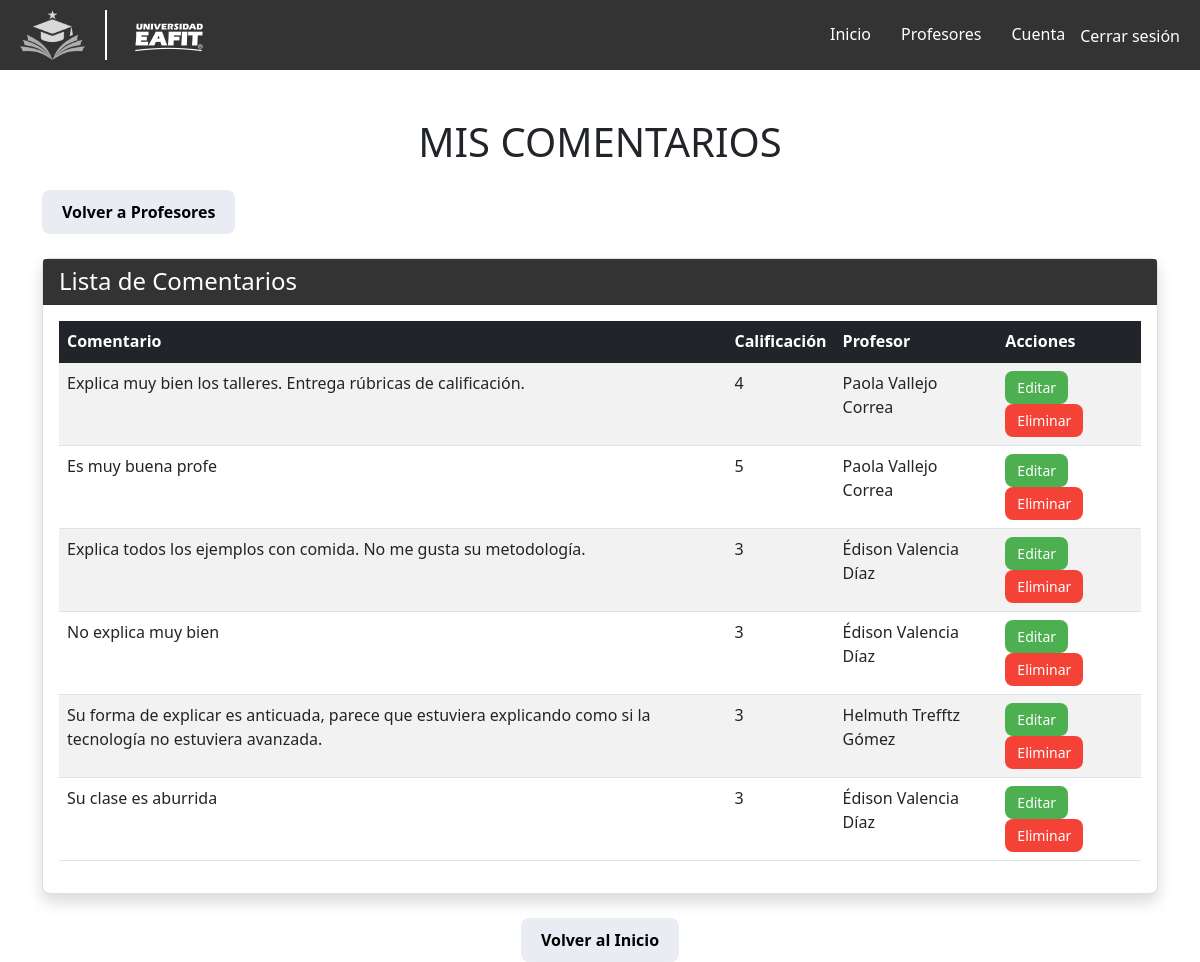
/mis_comentarios/3/ (signed in), run on an earlier commit of the app's database.
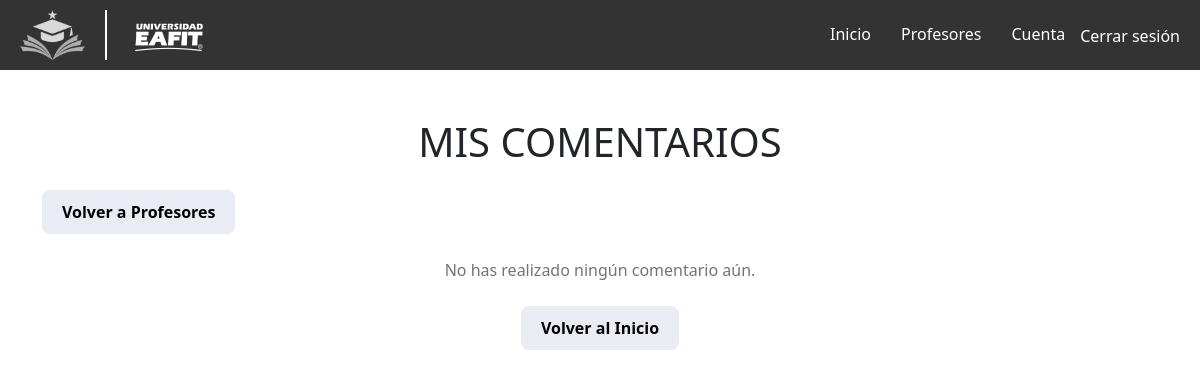
And on a later commit of the database.
### review/models.py (models this page shows, shortened)
class Comentario(models.Model):
    SEMESTRES = [
        ('2024-2', '2024-2'),
        ('2024-1', '2024-1'),
        ('2023-2', '2023-2'),
        ('2023-1', '2023-1'),
        ('2022-2', '2022-2'),
        ('2022-1', '2022-1'),
        ('2021-2', '2021-2'),
        ('2021-1', '2021-1'),
    ]
    profesor = models.ForeignKey('profesores.Profesor', related_name='comentarios', on_delete=models.CASCADE)
    materia = models.ForeignKey(
        'profesores.Materia',
        related_name='comentarios',
        on_delete=models.SET_NULL,  # Si se elimina una materia, dejar como NULL
        null=True,  # Permite valores nulos
        blank=True  # Permite que el formulario deje el campo vacío
    )
    usuario = models.ForeignKey(User, on_delete=models.CASCADE)
    contenido = models.TextField()
    fecha = models.CharField(max_length=7, choices=SEMESTRES, default='2024-2')
    rating = models.IntegerField(choices=((1, '1 Estrella'), (2, '2 Estrellas'),
                                          (3, '3 Estrellas'), (4, '4 Estrellas'),
                                          (5, '5 Estrellas')), default=1)
    aprobado_por_ia = models.BooleanField(default=False)
    anonimo = models.BooleanField(default=False)

### profesores/models.py (models this page shows, shortened)
class Profesor(models.Model):
    nombre = models.CharField(max_length=100)
    departamento = models.CharField(max_length=100)
    materias = models.ManyToManyField('Materia', related_name='profesores')
    calificacion_media = models.FloatField(default=0.0)  # Calificación general del profesor
    numcomentarios = models.IntegerField(default=0)

### review/views.py (the view)
# urls.py: path('mis_comentarios/<int:user_id>/', reviewViews.mis_comentarios, name='mis_comentarios'),
@login_required
def mis_comentarios(request, user_id):
    if user_id:
        usuario = get_object_or_404(User, id=user_id)
    else:
        usuario = request.user
    is_admin = request.user.is_staff
    comentarios = Comentario.objects.filter(usuario=usuario).order_by('-fecha')
    return render(request, 'review/mis_comentarios.html', {'comentarios': comentarios, 'usuario': usuario, 'is_admin': is_admin})

### review/templates/review/mis_comentarios.html (shortened to what this page needs)
{% extends 'base_generic.html' %}
{% block content %}
<link href="https://cdn.jsdelivr.net/npm/bootstrap@5.1.3/dist/css/bootstrap.min.css" rel="stylesheet">
<div class="container mt-5">
    <div class="text-center mb-4">
        <h1 class="text-uppercase">Mis Comentarios</h1>
    </div>
    <div class="d-flex justify-content-start mb-4">
        <a href="{% url 'lista_profesores' %}" class="btn custom-gray-btn">Volver a Profesores</a>
    </div>
    {% if comentarios %}
    <div class="card shadow">
        <div class="card-header text-white" style="background-color: #333;">
            <h4 class="mb-0">Lista de Comentarios</h4>
        </div>
        <div class="card-body">
            <table class="table table-striped">
                <thead class="table-dark">
                    <tr>
                        <th>Comentario</th>
                        <th>Calificación</th>
                        <th>Profesor</th>
                        {% if comentario.usuario == request.user or is_admin %}
                        <th>Acciones</th>
                        {% endif %}
                    </tr>
                </thead>
                <tbody>
                    {% for comentario in comentarios %}
                    <tr>
                        <td>{{ comentario.contenido }}</td>
                        <td>{{ comentario.rating }}</td>
                        <td>{{ comentario.profesor.nombre }}</td>
                        <td>
                            {% if comentario.usuario == request.user or is_admin %}
                            <a href="{% url 'edit_review' comentario.id %}" class="btn custom-edit-btn">Editar</a>
                            {% endif %}
                            {% if is_admin %}
                            <form method="POST" action="{% url 'delete_review' comentario.id %}" style="display:inline;"onsubmit="return confirm('¿Estás seguro de que deseas eliminar este comentario?');">
                                <button type="submit" class="btn custom-delete-btn">Eliminar</button>
                            </form>
                            {% elif comentario.usuario == request.user %}
                            <form method="POST" action="{% url 'delete_own_review' comentario.id %}" style="display:inline;"onsubmit="return confirm('¿Estás seguro de que deseas eliminar este comentario?');">
                                {% csrf_token %}
                                <button type="submit" class="btn custom-delete-btn">Eliminar</button>
                            </form>
                            {% endif %}
                        </td>
                    </tr>
                    {% endfor %}
                </tbody>
            </table>
        </div>
    </div>
    {% else %}
    <div class="text-center mt-4">
        <p class="text-muted">No has realizado ningún comentario aún.</p>
    </div>
    {% endif %}
    <div class="d-flex justify-content-center mt-4">
        <a href="/" class="btn custom-gray-btn">Volver al Inicio</a>
    </div>
</div>
{% endblock %}

### templates/base_generic.html (shortened to what this page needs)
{% load static %}
<!DOCTYPE html>
<html>
<head>
    <link rel="stylesheet" type="text/css" href="{% static 'styles.css' %}">
    <link href="https://cdn.jsdelivr.net/npm/select2@4.1.0-beta.1/dist/css/select2.min.css" rel="stylesheet" />
</head>
<body>
    <header>
        <div class="logo-container">
            <img src="{% static 'images/logo_profepulse.png' %}" alt="Logo Profepulse" class="logo">
            <span class="vertical-line"></span>
            <img src="{% static 'images/logo_eafit_completo.png' %}" alt="Logo Universidad" class="logo-universidad">
        </div>
        <nav>
            <a href="/">Inicio</a>
            <a href="{% url 'lista_profesores' %}">Profesores</a>
            {% if user.is_authenticated %}
                <a href="{% url 'user_profile' user.id %}">Cuenta</a>
                <form action="{% url 'logout' %}" method="post" style="display:inline;">
                    <button type="submit" class="btn btn-link" style="text-decoration: none; color: white; padding: 0; border: none; background: none;">
                        Cerrar sesión
                    </button>
                </form>
            {% else %}
                <a href="{% url 'login' %}">Iniciar sesión</a>
            {% endif %}
        </nav>
    </header>
    <main>
        {% block content %}{% endblock %}
    </main>
</body>
</html>

### static/styles.css (style rules this page uses)
header { display: flex; align-items: center; background: #333; color: #fff; padding: 10px 20px; }
header .logo-container { display: flex; align-items: center; }
header img.logo { max-height: 50px; margin-right: 10px; }
header img.logo-universidad { margin-left: -10px; max-height: 50px; }
header .vertical-line { width: 2px; height: 50px; background-color: white; margin: 0 10px; }
header nav { display: flex; flex-grow: 1; justify-content: flex-end; }
header a { color: #fff; text-decoration: none; padding: 0 15px; }

### templates/base_generic.html (style rules this page uses)
body { font-family: Arial, sans-serif; }

### review/templates/review/mis_comentarios.html (style rules this page uses)
.custom-gray-btn { background-color: #e9edf3; color: #000; border: none; padding: 10px 20px; font-size: 16px; font-weight: bold; border-radius: 8px; transition: background-color 0.3s ease; }

What changed in the data, as far as the page shows it:
removed Comentario: contenido "Explica muy bien los talleres. Entrega rúbricas de calificación.", rating "4", profesor.nombre "Paola Vallejo Correa", shows "Editar"
removed Comentario: contenido "Es muy buena profe", rating "5", profesor.nombre "Paola Vallejo Correa", shows "Editar"
removed Comentario: contenido "Explica todos los ejemplos con comida. No me gusta su metodología.", rating "3", profesor.nombre "Édison Valencia Díaz", shows "Editar"
removed Comentario: contenido "No explica muy bien", rating "3", profesor.nombre "Édison Valencia Díaz", shows "Editar"
removed Comentario: contenido "Su forma de explicar es anticuada, parece que estuviera explicando como si la tecnología no estuviera avanzada.", rating "3", profesor.nombre "Helmuth Trefftz Gómez", shows "Editar"
removed Comentario: contenido "Su clase es aburrida", rating "3", profesor.nombre "Édison Valencia Díaz", shows "Editar"
Also different on the page:
text no longer shown: "Lista de Comentarios Comentario Calificación Profesor Acciones"
text now shown: "No has realizado ningún comentario aún."
